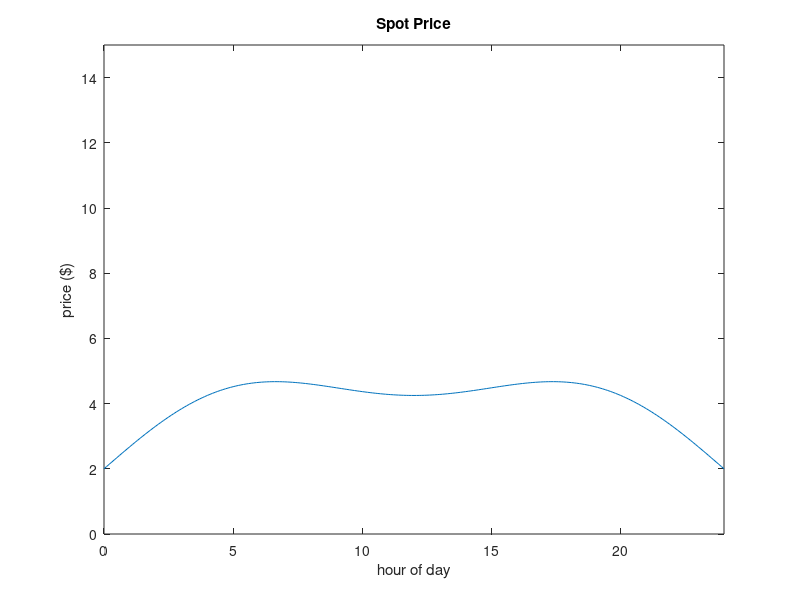

This figure's MATLAB source:
x = 0:0.1:24;
y1fun = @(t) 2 + 3 * (sin((pi/24) * t) + 0.25 * sin((pi/8) * t));
y1 = 2 + 3 * (sin((pi/24) * x) + 0.25 * sin((pi/8) * x));
y2 = integral(y1fun, 2, 16);

figure
plot(x, y1, x, y2);
hold on;
title("Spot Price");
xlabel("hour of day");
ylabel("price ($)");
axis([0,24,0,15]);
print -dpng figure1.png;

y2fun = @(x) (2 * x) - (72 / pi) * cos((pi / 24) * x) - (6 / pi) * cos((pi / 8) * x);

y2man = y2fun(16) - y2fun(2);

fprintf('Manual Calculation: %i\n', y2man);
fprintf('Auto Calculation: %i\n', y2);